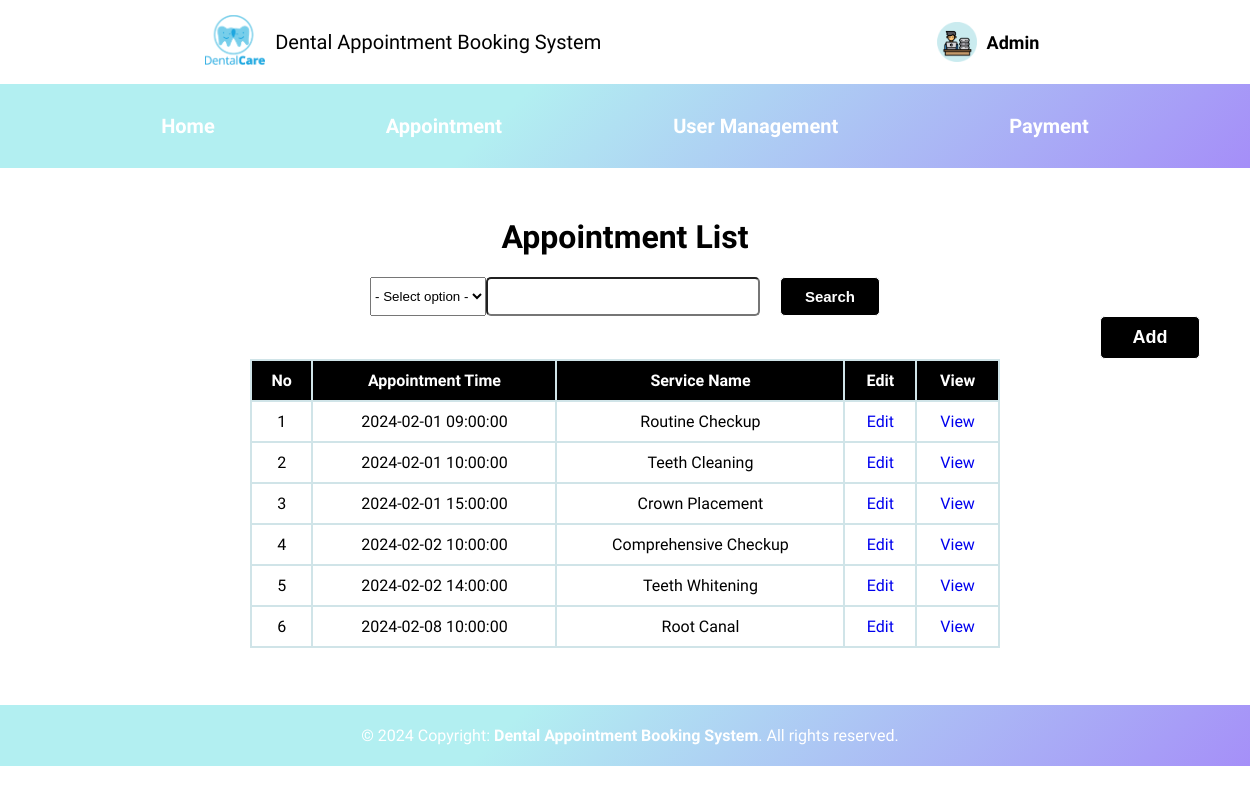
The page /Admin/manage_appointment.php on the database its author committed.
### tables this page shows
CREATE TABLE IF NOT EXISTS Appointment(
appointmentID VARCHAR(10) PRIMARY KEY,
appointmentTime DATETIME,
dentalServiceType VARCHAR(20) NOT NULL,  
serviceName VARCHAR(30) NOT NULL,
servicePrice FLOAT NOT NULL,
lengthOfTime VARCHAR(10) NOT NULL,
patientID VARCHAR(10),
dentistID VARCHAR(10),
appointmentStatus VARCHAR(20) NOT NULL DEFAULT 'Pending',
FOREIGN KEY(patientID) REFERENCES Patient(patientID),
FOREIGN KEY(dentistID) REFERENCES Dentist(dentistID)
);

### Admin/manage_appointment.php (the view, shortened to what this page needs)
<!DOCTYPE html>
<html lang="en">
<head>
    <link rel="stylesheet" href="../style.css">
</head>
<body>
<?php
    include('../config.php');
    include('Admin.php');
    echo "<h1>Appointment List</h1>";
?>
<form class="search-appointment-form" action="search_appointment.php" method="post">
    <select name="search_criteria" required>
        <option value="" default>- Select option -</option>
    </select>
    <input class="search-appointment-input" type="text" name="search_value" required> &nbsp &nbsp &nbsp;
    <input class="search-btn" type="submit" name="search" id="search" value="Search"/>
</form>
    <?php
       $query = "SELECT a.patientID, a.appointmentID, a.appointmentTime, a.serviceName, a.dentistID
                 FROM appointment a
                 ORDER BY a.appointmentID, a.appointmentTime";
       $result = mysqli_query($conn, $query) or die(mysqli_connect_error());
       $no = 1;
        echo '<div style="display: inline-flex; margin-left: 1100px;">
        <a href="add_appointment.php"><button class="insert-button" style="display: width: 100px; font-size:18px;">Add</button></a>
        <br><br>
        </div>';
        echo '<div class="appointment-table">';
        echo '<table class = "bordered">
             <tr>
             <th>No</th>
             <th>Appointment Time</th>
             <th>Service Name</th>
             <th>Edit</th>
             <th>View</th>
             </tr>';
             while(($row=mysqli_fetch_array($result))){
                echo '<tr>
                     <td>'.$no.'</td>
                     <td>'.$row['appointmentTime'].'</td>
                     <td>'.$row['serviceName'].'</td>
                     <td><a href="edit_appointment.php?id=' . $row['appointmentID'] . '">Edit</a></td>
                     <td><a href="view_appointment.php?id=' . $row['appointmentID'] . '">View</a></td>
                     </tr>';
                     $no++;
                    }
             echo '</table>';
             echo '</div>';
             echo "<br> <br> <br>";
             include('../footer.php');
    ?>
</body>
</html>

### Admin/Admin.php (shortened to what this page needs)
<!DOCTYPE html>
<html lang="en">
<head>
    <link rel="stylesheet" href="../style.css">
</head>
<body>
     <div class="header-container">
        <div class="logo-title">
            <a href="Admin_homepage.php"><img src="../images/dentalLogo.png" alt="dentalLogo" id="dentalLogo"></a>
            <p class="title">Dental Appointment Booking System</p>
        </div>
     <div class="header-dropdown">
        <button class="dropbtn"><img src="../images/Admin_icon.png" alt="Admin Logo" id="header-logo">
        <p class="header-name">
                <?php
                if (isset($_SESSION['name'])) {
                    echo $_SESSION['name'];
                } else {
                    echo "Admin";
                }
                ?>
        </p>
        </button>
      </div>
    </div>
     <nav class="menu-nav">
        <ul>
            <li><a href="Admin_homepage.php">Home</a></li>
            <li><a href="manage_appointment.php">Appointment</a></li>
            <li><a href="manage_user.php">User Management</a></li>
            <li><a href="manage_payment.php">Payment</a></li>
        </ul>
     </nav>
</body>
</html>

### footer.php (shortened to what this page needs)
<!DOCTYPE html>
<html lang="en">
<head>
</head>
<body>
    <?php
        echo '<footer class="footer">
            <p>&copy; 2024 Copyright: <b>Dental Appointment Booking System</b>. All rights reserved.</p>
        </footer>'
    ?>
</body>
</html>

### style.css (style rules this page uses)
body { font-family: "Reem Kufi", sans-serif; font-optical-sizing: auto; font-weight: 300; font-style: normal; margin: 0; scroll-behavior: smooth; }
.header-container { background-color: #ffffff; display: flex; justify-content: space-around; align-items:center; top: 0; position: relative; padding: 10px 20px; width: 100%; }
.logo-title { display: flex; align-items: center; margin-left: 20px; }
#dentalLogo { height: 50px; margin-right: 10px; }
.dropbtn { background-color: white; border: none; cursor: pointer; display: flex; align-items: center; }
#header-logo { height: 40px; margin-right: 10px; }
.header-name { font-size: 18px; font-weight: bold; font-family: "Reem Kufi"; }
.title { font-size: 20px; }
.header-dropdown { position: relative; display: inline-block; margin-right: 20px; padding-right: 40px; }
.menu-nav ul { list-style: none; margin: 0; padding: 0; display: flex; justify-content: space-evenly; }
.menu-nav li { border: 10px solid transparent; }
.menu-nav li a { text-decoration: none; font-size: 20px; color: white; font-weight: bold; }
.menu-nav { color: #fff; background-image: linear-gradient(135deg, #b2eff1 40%, #a58ef8 100%); position: relative; width: 100%; padding: 20px 0px 20px 0px }

### Admin/manage_appointment.php (style rules this page uses)
body { font-family: "Reem Kufi"; }
h1 { text-align: center; margin-top: 50px; }
form { align: center; display: flex; justify-content: center; }
.search-appointment-input { border-radius: 5px; padding: 10px; width: 20%; }
.insert-button, .search-btn { font-size: 15px; width: 100px; color: white; background-color: black; border: 1px solid white; padding: 10px; border-radius: 5px; cursor: pointer; font-weight: bold; }
th,td { border: 2px solid #D0E4E8; text-align: center; padding: 10px; }
table { display: table; align-item: center; border-collapse: collapse; border: 2px solid #D0E4E8; border-radius: 5px; box-sizing: border-box; margin: 0 auto; width: 60%; }
th { background-color: black; color: white; }
td a { text-decoration: none; }

### footer.php (style rules this page uses)
.footer { font-family: "Reem Kufi", sans-serif; background-image: linear-gradient(135deg, #b2eff1 40%, #a58ef8 100%); color: #fff; text-align: center; padding: 5px; width: 100%; border:none; }

### rows shown on the page
appointment: appointmentTime "2024-02-01 09:00:00", serviceName "Routine Checkup"
appointment: appointmentTime "2024-02-01 10:00:00", serviceName "Teeth Cleaning"
appointment: appointmentTime "2024-02-01 15:00:00", serviceName "Crown Placement"
appointment: appointmentTime "2024-02-02 10:00:00", serviceName "Comprehensive Checkup"
appointment: appointmentTime "2024-02-02 14:00:00", serviceName "Teeth Whitening"
appointment: appointmentTime "2024-02-08 10:00:00", serviceName "Root Canal"
